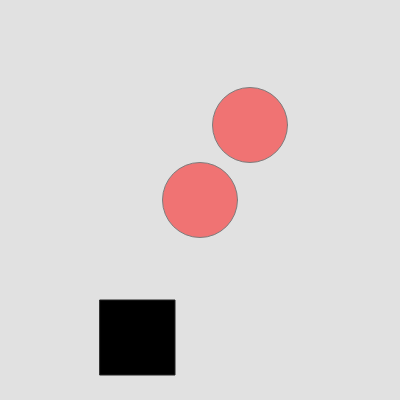
Frame 1 (no input)
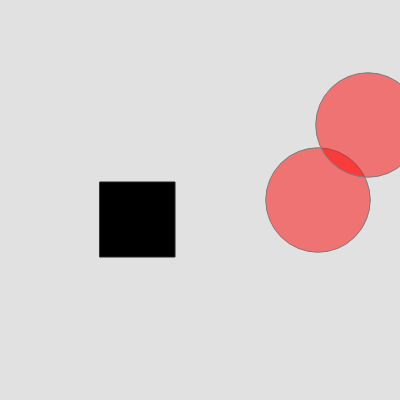
Frame 60 (no input)
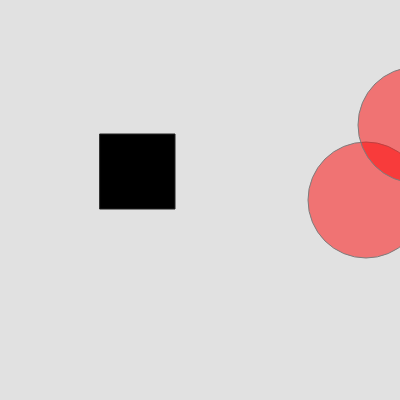
Frame 120 (the mouse pressed at the canvas centre since frame 60)

The p5.js sketch that drew these frames (run headless with seeded random() and noise() and a simulated clock; from frame 60 on, the mouse is pressed at the canvas centre):

// p5.js sketch
// ── sketch.js
/*
Conditonal Else statement 
By Dawn C. Hayes
Copied by Kayla Serpa (typed)
*/

var circX = 200; //creates variable for x coordinate of circle
var circY = 200; //creates variable for y coordinate of circle
var circStroke = 125; //creates variable for circle outline color
var circR = 255; // creates variable for R value of color
var circG = 0; // creates variable for G value of color
var circB = 0; //creates variable for B value of color
var circSize = 75; //creates variable for circle size
var recX = 100; //creates variable for x coordinate of rectangle
var recY = 300; //creates variable for y coordinate of rectangle
var recStroke = 35; // creates variable for rectangle outline color
var recCol = 0; // creates variable for rectangle color
var recSize = 75; //creates variable for rectangle size
var canvBG = 225; //creates variable for canvas color
var speed = 2; //creates variable for the speed of objects
var alph = 125; //creates variable for the alpha value of color

function setup() {
  createCanvas(400, 400); //creates canvas size
}

function draw() {
  background(canvBG); // sets background color using created variable
  stroke(circStroke); //sets the outline color using created variable
  fill(circR, circG, circB, alph); //sets the color for the circle using the variables
  stroke(circStroke); //sets the stroke color using the variable
  ellipse(circX, circY, circSize, circSize); // creates a circle using the variables
  ellipse(circX + 50, circY - 75, circSize, circSize); //creates a second circle by adding and subtracting to the x y variables to seperate circle
  fill(circR, circG, circB, 135); // sets the color of the second circle

  stroke(recStroke); // sets the color of the outline of the rectangle
  fill(recCol); // sets the color of the rectangle
  rect(recX, recY, recSize, recSize); // creates the rectangle using the variables

  circX = circX + speed; //changes the circle x coordinate by adding speed variable
  recY = recY - speed; // changes the rectangle y cordinate by adding speed variable

  if (circX < width) { // if the circle x is less than width

    circSize += 0.5; // add .5 to the circle size

  } else { //otherwise
    if (circX > width) { // if the circle x is greater than the width 
      speed = speed * -1; // multiply the speed by -1
      circSize *= -1 // multiply the circle size by -1
    }
  }

}
